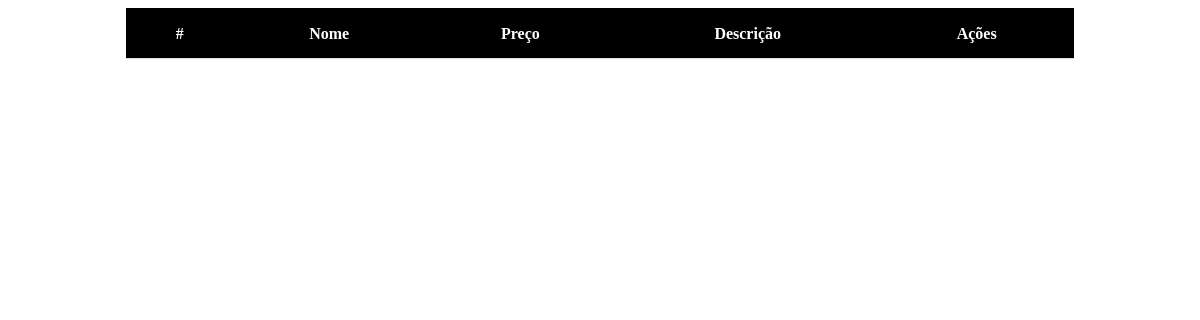
/admin/listaPratos.php, run on an earlier commit of the app's database.
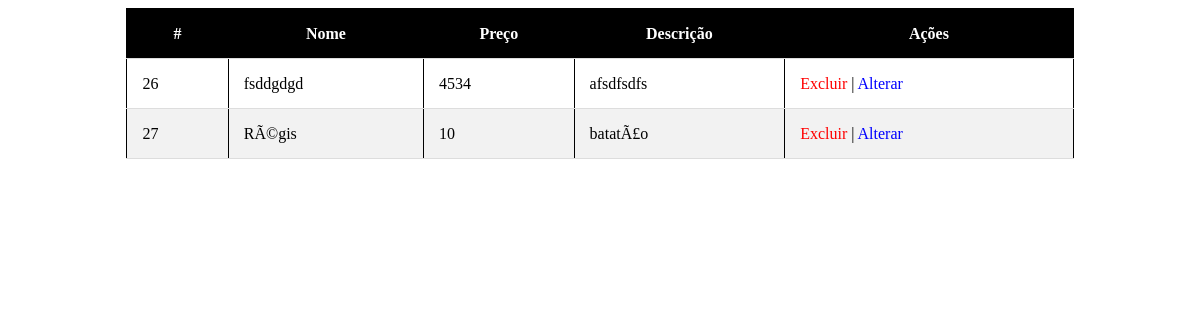
And on a later commit of the database.
### tables this page shows
CREATE TABLE `cardapio` (
  `id` int(11) NOT NULL,
  `nome_comida` varchar(200) NOT NULL,
  `preco_comida` double NOT NULL,
  `descricao` varchar(250) NOT NULL,
  `image` varchar(40) NOT NULL
);

### admin/CardapioDAO.php (called while the page is built, shortened)
<?php
class CardapioDAO {
	public function ListarPratos() {
		$con = new Conexao();
		$stmt = $con->Con();
		$sql = $stmt->prepare("SELECT * FROM cardapio ORDER BY nome_comida ASC");
		$sql->execute();
		return $sql->fetchAll();
	}
}
?>

### admin/listaPratos.php (the view, shortened to what this page needs)
   <center>
<table border="1">
  <thead>
    <tr>
      <th scope="col">#</th>
      <th scope="col">Nome</th>
      <th scope="col">Preço</th>
      <th scope="col">Descrição</th>
      <th scope="col">Ações</th>
    </tr>
  </thead>
  <tbody>
  	<?php
		include_once 'CardapioDAO.php';
		$CardapioDao = new CardapioDAO();
		$pratos = $CardapioDao->ListarPratos();
		for ($i=0; $i < count($pratos); $i++) {
			echo "
			<tr>
      			<td scope='row'>".$pratos[$i]['id']."</td>
      			<td>".$pratos[$i]['nome_comida']."</td>
      			<td>".$pratos[$i]['preco_comida']."</td>
      			<td>".$pratos[$i]['descricao']."</td>
      			<td>
      				<a style='color: red; text-decoration: none;' href='dell.php?id=".$pratos[$i]['id']."'>Excluir</a>
      				|
      				<a style='color: blue; text-decoration: none;' href='up.php?id=".$pratos[$i]['id']."&nome=".$pratos[$i]['nome_comida']."&preco=".$pratos[$i]['preco_comida']."&descricao=".$pratos[$i]['descricao']."&imagens=".$pratos[$i]['image']."'>Alterar</a>
      			</td>
    		</tr>
    		";
		}
 	?>
  </tbody>
</table>
   </center>

What changed in the data, as far as the page shows it:
added cardapio: id "26", nome_comida "fsddgdgd", preco_comida "4534", descricao "afsdfsdfs"
added cardapio: id "27", nome_comida "RÃ©gis", preco_comida "10", descricao "batatÃ£o"
